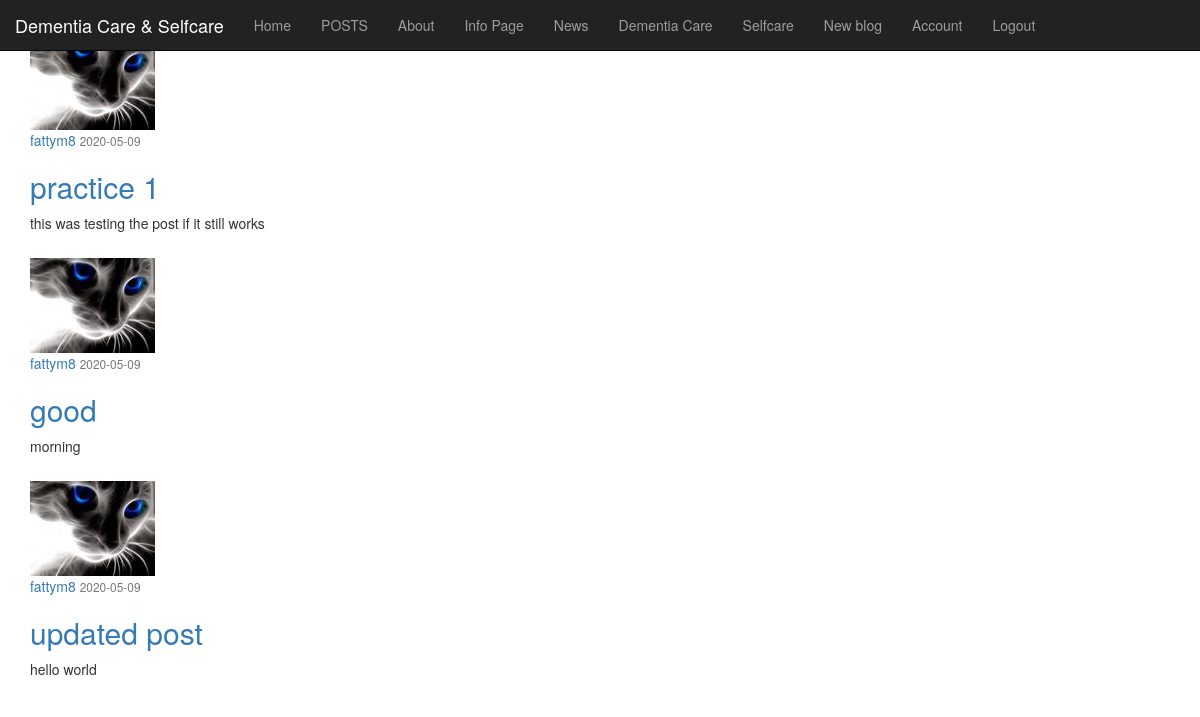
Page /home (signed in) on the committed database.
### flask3/models.py (models this page shows, shortened)
class Post(db.Model):
    id = db.Column(db.Integer, primary_key=True)
    title = db.Column(db.String(100), nullable=False)
    date_posted = db.Column(db.DateTime, nullable=False, default=datetime.utcnow)
    content = db.Column(db.Text, nullable=False)
    user_id = db.Column(db.Integer, db.ForeignKey('user.id'), nullable=False)

class User(db.Model,UserMixin):
    id = db.Column(db.Integer, primary_key=True)
    username = db.Column(db.String(20), unique=True, nullable=False)
    email = db.Column(db.String(120), unique=True, nullable=False)
    image_file = db.Column(db.String(20), nullable=False, default='default.jpg')
    password = db.Column(db.String(60), nullable=False)
    posts = db.relationship('Post', backref='author', lazy=True)
    comments = db.relationship('Comment', backref='author', lazy=True)

### flask3/routes.py (the view)
@app.route('/home')
def home():
    page = request.args.get('page', 1, type=int)
    posts = Post.query.order_by(Post.date_posted.desc()).paginate(page=page, per_page=6)
    return render_template('home.html',posts= posts)

### flask3/models.py (called while the page is built)
@login_manager.user_loader
def load_user(user_id):
    return User.query.get(int(user_id))

### flask3/templates/home.html (shortened to what this page needs)
{% extends 'bootstrap/base.html' %}
{% block navbar %}
{% include 'navbar.html' %}
<main role="main" class="container">
  <div class="row">
    <div class="col-md-12">
      <div class="row">
        <div class="col-md-9">
          <p class="f"> click title to delete or update post</p>
          {% for post in posts.items %}
          <article class="media content-section">
            <img class=" img-responsive rounded-circle article-img"
              src="{{ url_for('static', filename='profile_pics/' + post.author.image_file) }}">
            <div class="media-body">
              <div class="article-metadata">
                <a class="mr-2" href="#">{{ post.author.username }}</a>
                <small class="text-muted">{{ post.date_posted.strftime('%Y-%m-%d') }}</small>
              </div>
              <h2><a class="article-title" href="{{ url_for('post', post_id=post.id) }}">{{ post.title }}</a></h2>
              <p class="article-content">{{ post.content }}</p>
            </div>
          </article>
          {% endfor %}
        </div>
        <div class="col-md-3">
          {% for page_num in posts.iter_pages(left_edge=1, right_edge=1, left_current=1, right_current=2) %}
          {% if page_num %}
          {% if posts.page == page_num %}
          <a class="btn btn-info mb-4" href="{{ url_for('home', page=page_num) }}">{{ page_num }}</a>
          {% else %}
          <a class="btn btn-outline-info mb-4" href="{{ url_for('home', page=page_num) }}">{{ page_num }}</a>
          {% endif %}
          {% else %}
          ...
          {% endif %}
          {% endfor %}
        </div>
      </div>
    </div>
</main>
{% endblock %}

### rows in the picture
Post: image_file (picture), author.username "fattym8", date_posted "2020-05-09", title "practice 1", content "this was testing the post if it still works"
Post: image_file (picture), author.username "fattym8", date_posted "2020-05-09", title "good", content "morning"
Post: image_file (picture), author.username "fattym8", date_posted "2020-05-09", title "updated post", content "hello world"
